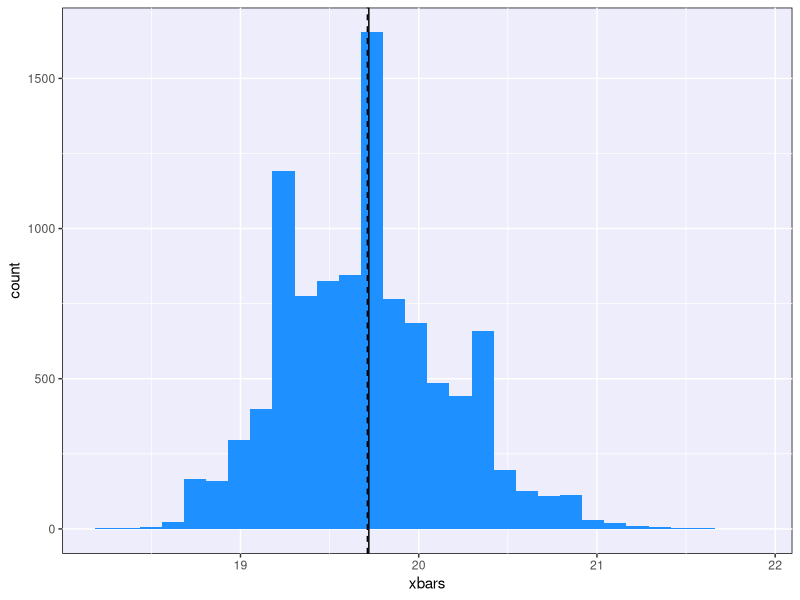
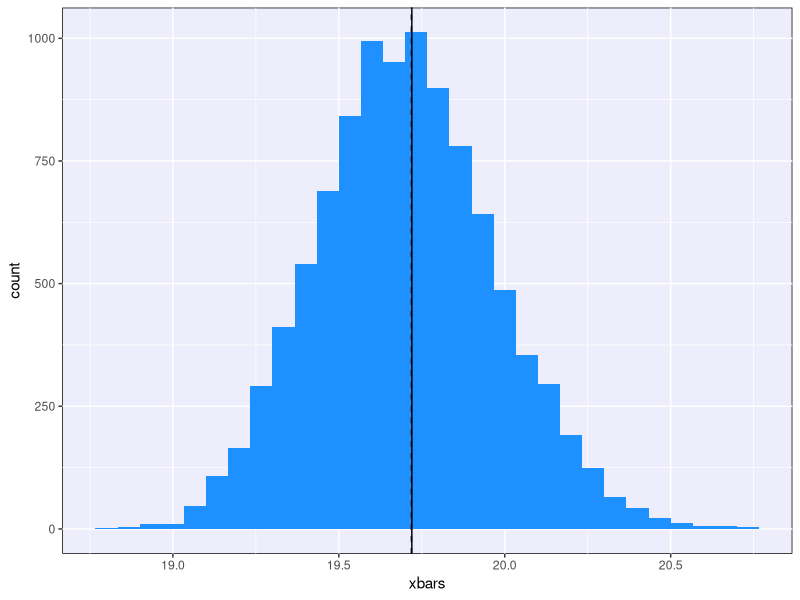

These figures' R source, in order:
## ---- chunk 1
knitr::opts_chunk$set(echo = TRUE, warning = TRUE, message = FALSE,
                      error = TRUE)

library(tidyverse)
## ---- chunk 2
old <- theme_get()

theme_set(theme(panel.background = element_rect(fill = "#ededfb")))
## ---- chunk 3
qnorm(0.067)

qnorm(0.067, 905, 120) # About 725 calories, in original units
## ---- chunk 4
(279.6 - 270)/12
## ---- chunk 5
(6 - 6.5)/1.2

(78.1 - 80)/4.5
## ---- chunk 6
(3.333 - 3)/0.26

pnorm((3.33 - 3)/0.26)

qnorm(0.9)
## ---- chunk 7
sum(dbinom(15:16, 16, 0.5)) +
  sum(dbinom(0:1, 16, 0.5))
## ---- chunk 8
ages <- c(rep(18, 5), rep(19, 8), rep(20, 6),
          rep(21, 3), rep(22, 2), rep(24, 1))

mean(ages)
## ---- chunk 9
set.seed(240)

samp_means <- tibble(xbars = replicate(10000,
                        mean(sample(ages, size = 10,
                                    replace = T)))
)

# Technical note: for the CLT to work, the sample must be made up of
# independent draws from the same distribution. So, the code samples from
# the ages vector *with replacement*.  It is possible for an individual person
# to be drawn more than once.
# This is not a resample, we are pretending that "ages"
# is our actual full population.
## ---- chunk 10
pop_mean <- mean(ages)
sampling_mean <- mean(samp_means$xbars)

ggplot(samp_means, aes(x = xbars)) +
  geom_histogram(fill = "dodgerblue") +
  geom_vline(xintercept = c(pop_mean, sampling_mean),
             linetype = c(1, 2))
## ---- chunk 11
set.seed(240)

samp_means <- tibble(xbars = replicate(10000,
                        mean(sample(ages, size = 30,
                                    replace = T)))
)


sampling_mean <- mean(samp_means$xbars)

ggplot(samp_means, aes(x = xbars)) +
  geom_histogram(fill = "dodgerblue") +
  geom_vline(xintercept = c(pop_mean, sampling_mean),
             linetype = c(1, 2))
